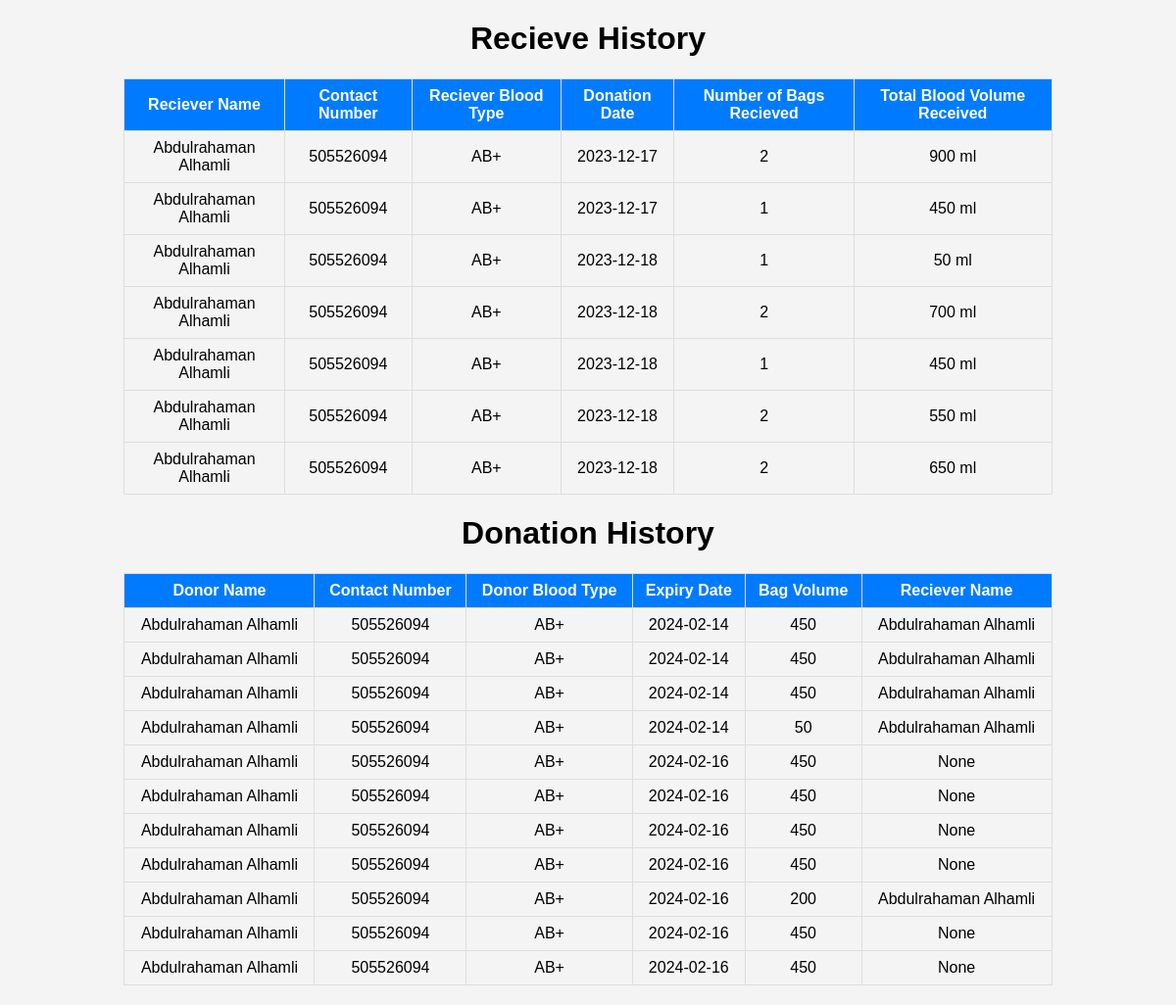
Screenshot of /view_history (signed in) with the database file from the repository.
### tables this page shows
CREATE TABLE "Donations" (
	"Donations_ID"	INTEGER,
	"Date"	TEXT,
	"Recipient_ID"	INTEGER,
	PRIMARY KEY("Donations_ID"),
	FOREIGN KEY("Recipient_ID") REFERENCES "User"("SSN")
);

CREATE TABLE "Blood_Bag" (
	"Blood_Bag_ID"	INTEGER,
	"Volume"	INTEGER,
	"Blood_Type_ID"	INTEGER,
	"Expiry_Date"	TEXT,
	"Donor_ID"	INTEGER,
	"Is_Valid"	INTEGER CHECK("Is_Valid" IN (0, 1)),
	"Pending_By"	TEXT DEFAULT NULL,
	PRIMARY KEY("Blood_Bag_ID"),
	FOREIGN KEY("Donor_ID") REFERENCES "User"("SSN")
);

CREATE TABLE "User" (
	"SSN"	INTEGER,
	"Name"	TEXT,
	"Email"	TEXT,
	"Password"	TEXT,
	"Address"	TEXT,
	"Medical_History"	TEXT DEFAULT NULL,
	"Contact_Number"	INTEGER,
	"Weight"	REAL,
	"Height"	INTEGER,
	"Date_Of_Birth"	TEXT,
	"Blood_Type"	INTEGER,
	"User_Type"	BLOB DEFAULT 'Patient',
	"Balance"	REAL DEFAULT 0,
	PRIMARY KEY("SSN" AUTOINCREMENT),
	FOREIGN KEY("Blood_Type") REFERENCES "Blood_Type"("Blood_Type_ID")
);

CREATE TABLE "Blood_Type" (
	"Blood_Type_ID"	INTEGER,
	"Type"	TEXT,
	PRIMARY KEY("Blood_Type_ID")
);

### app.py (the view)
@app.route('/view_history', methods=['GET', 'POST'])
def view_history():
    user_id = session.get('SSN')  # Assuming user_id is stored in session
    db = get_db()
    query = f"""
           SELECT
    P.Name AS Receiver_Name,
    P.Contact_Number AS Receiver_Contact_Number,
    BT.Type AS Receiver_Blood_Type_Name,
    D.Date AS Receiving_Date,
    COUNT(BBI.Blood_Bag_ID) AS Number_of_bags_used,
    SUM(BB.Volume) AS Total_Blood_Volume_Received
FROM
    Donations D
    JOIN User P ON D.Recipient_ID = P.SSN
    JOIN Blood_Bag_IDs BBI ON D.Donations_ID = BBI.Donation_ID
    JOIN Blood_Bag BB ON BBI.Blood_Bag_ID = BB.Blood_Bag_ID
    JOIN Blood_Type BT ON P.Blood_Type = BT.Blood_Type_ID
WHERE
    P.SSN = {user_id}
GROUP BY
    D.Donations_ID;

            """
    cur = db.execute(query)
    user_recievings = cur.fetchall()
    donations_query = f"""
            SELECT
    p_donor.Name,
    p_donor.Contact_Number,
    bt.Type as Patient_Blood_Type_Name,
    bb.Expiry_Date,
    bb.Volume as Bag_Volume,
    p_receiver.Name as Receiver_Name,
    bb.Is_Valid
FROM
    User p_donor
JOIN
    Blood_Bag bb ON p_donor.SSN = bb.Donor_ID
JOIN
    Blood_Type bt ON p_donor.Blood_Type = bt.Blood_Type_ID
LEFT JOIN
    Blood_Bag_IDs bbi ON bb.Blood_Bag_ID = bbi.Blood_Bag_ID
LEFT JOIN
    Donations d ON bbi.Donation_ID = d.Donations_ID
LEFT JOIN
    User p_receiver ON d.Recipient_ID = p_receiver.SSN
WHERE
    p_donor.SSN = {user_id};
            """
    for row in user_recievings:
        print("RECIEVING IS:  ", row['Total_Blood_Volume_Received'])
    user_donations = db.execute(donations_query).fetchall()
    return render_template('view_history.html',
                           user_recievings=user_recievings
                           ,user_donations=user_donations)

### app.py (called while the page is built)
def get_db():
    db = getattr(g, '_database', None)
    if db is None:
        db = g._database = sqlite3.connect(DATABASE)
    db.row_factory = sqlite3.Row
    return db

### templates/view_history.html (shortened to what this page needs)
<!DOCTYPE html>
<html>
<head>
</head>
<body>
    <h1>Recieve History</h1>
    <table>
        <thead>
            <tr>
                <th>Reciever Name</th>
                <th>Contact Number</th>
                <th>Reciever Blood Type</th>
                <th>Donation Date</th>
                <th>Number of Bags Recieved</th>
                <th>Total Blood Volume Received</th>
            </tr>
        </thead>
        <tbody>
            {% for recieving in user_recievings %}
            <tr>
                <td>{{ recieving.Receiver_Name }}</td>
                <td>{{ recieving.Receiver_Contact_Number }}</td>
                <td>{{ recieving.Receiver_Blood_Type_Name }}</td>
                <td>{{ recieving.Receiving_Date }}</td>
                <td>{{ recieving.Number_of_bags_used }}</td>
                <td>{{ recieving.Total_Blood_Volume_Received}} ml</td>
            </tr>
            {% endfor %}
        </tbody>
    </table>
    <table>
    <h1>Donation History</h1>
        <thead>
            <tr>
                <th>Donor Name</th>
                <th>Contact Number</th>
                <th>Donor Blood Type</th>
                <th>Expiry Date</th>
                <th>Bag Volume</th>
                <th>Reciever Name</th>
            </tr>
        </thead>
        <tbody>
            {% for donation in user_donations %}
            <tr>
                <td>{{ donation.Name }}</td>
                <td>{{ donation.Contact_Number }}</td>
                <td>{{ donation.Patient_Blood_Type_Name }}</td>
                <td>{{ donation.Expiry_Date }}</td>
                <td>{{ donation.Bag_Volume }}</td>
                <td>{{ donation.Receiver_Name }}</td>
            </tr>
            {% endfor %}
        </tbody>
    </table>
</body>
</html>

### templates/view_history.html (style rules this page uses)
body { font-family: Arial, sans-serif; background-color: #f4f4f4; text-align: center; }
table { width: 80%; margin: 20px auto; border-collapse: collapse; }
th, td { border: 1px solid #ddd; padding: 8px; }
th { background-color: #007bff; color: white; }

### rows the page displays
Donations: Receiver_Name "Abdulrahaman Alhamli", Receiver_Contact_Number "505526094", Receiver_Blood_Type_Name "AB+", Receiving_Date "2023-12-17", Number_of_bags_used "2", Total_Blood_Volume_Received "900"
Donations: Receiver_Name "Abdulrahaman Alhamli", Receiver_Contact_Number "505526094", Receiver_Blood_Type_Name "AB+", Receiving_Date "2023-12-17", Number_of_bags_used "1", Total_Blood_Volume_Received "450"
Donations: Receiver_Name "Abdulrahaman Alhamli", Receiver_Contact_Number "505526094", Receiver_Blood_Type_Name "AB+", Receiving_Date "2023-12-18", Number_of_bags_used "1", Total_Blood_Volume_Received "50"
Donations: Receiver_Name "Abdulrahaman Alhamli", Receiver_Contact_Number "505526094", Receiver_Blood_Type_Name "AB+", Receiving_Date "2023-12-18", Number_of_bags_used "2", Total_Blood_Volume_Received "700"
Donations: Receiver_Name "Abdulrahaman Alhamli", Receiver_Contact_Number "505526094", Receiver_Blood_Type_Name "AB+", Receiving_Date "2023-12-18", Number_of_bags_used "1", Total_Blood_Volume_Received "450"
Donations: Receiver_Name "Abdulrahaman Alhamli", Receiver_Contact_Number "505526094", Receiver_Blood_Type_Name "AB+", Receiving_Date "2023-12-18", Number_of_bags_used "2", Total_Blood_Volume_Received "550"
Donations: Receiver_Name "Abdulrahaman Alhamli", Receiver_Contact_Number "505526094", Receiver_Blood_Type_Name "AB+", Receiving_Date "2023-12-18", Number_of_bags_used "2", Total_Blood_Volume_Received "650"
Blood_Bag: Name "Abdulrahaman Alhamli", Contact_Number "505526094", Patient_Blood_Type_Name "AB+", Expiry_Date "2024-02-14", Bag_Volume "450", Receiver_Name "Abdulrahaman Alhamli"
Blood_Bag: Name "Abdulrahaman Alhamli", Contact_Number "505526094", Patient_Blood_Type_Name "AB+", Expiry_Date "2024-02-14", Bag_Volume "450", Receiver_Name "Abdulrahaman Alhamli"
Blood_Bag: Name "Abdulrahaman Alhamli", Contact_Number "505526094", Patient_Blood_Type_Name "AB+", Expiry_Date "2024-02-14", Bag_Volume "450", Receiver_Name "Abdulrahaman Alhamli"
Blood_Bag: Name "Abdulrahaman Alhamli", Contact_Number "505526094", Patient_Blood_Type_Name "AB+", Expiry_Date "2024-02-14", Bag_Volume "50", Receiver_Name "Abdulrahaman Alhamli"
Blood_Bag: Name "Abdulrahaman Alhamli", Contact_Number "505526094", Patient_Blood_Type_Name "AB+", Expiry_Date "2024-02-16", Bag_Volume "450", Receiver_Name "None"
Blood_Bag: Name "Abdulrahaman Alhamli", Contact_Number "505526094", Patient_Blood_Type_Name "AB+", Expiry_Date "2024-02-16", Bag_Volume "450", Receiver_Name "None"
Blood_Bag: Name "Abdulrahaman Alhamli", Contact_Number "505526094", Patient_Blood_Type_Name "AB+", Expiry_Date "2024-02-16", Bag_Volume "450", Receiver_Name "None"
Blood_Bag: Name "Abdulrahaman Alhamli", Contact_Number "505526094", Patient_Blood_Type_Name "AB+", Expiry_Date "2024-02-16", Bag_Volume "450", Receiver_Name "None"
Blood_Bag: Name "Abdulrahaman Alhamli", Contact_Number "505526094", Patient_Blood_Type_Name "AB+", Expiry_Date "2024-02-16", Bag_Volume "200", Receiver_Name "Abdulrahaman Alhamli"
Blood_Bag: Name "Abdulrahaman Alhamli", Contact_Number "505526094", Patient_Blood_Type_Name "AB+", Expiry_Date "2024-02-16", Bag_Volume "450", Receiver_Name "None"
Blood_Bag: Name "Abdulrahaman Alhamli", Contact_Number "505526094", Patient_Blood_Type_Name "AB+", Expiry_Date "2024-02-16", Bag_Volume "450", Receiver_Name "None"
